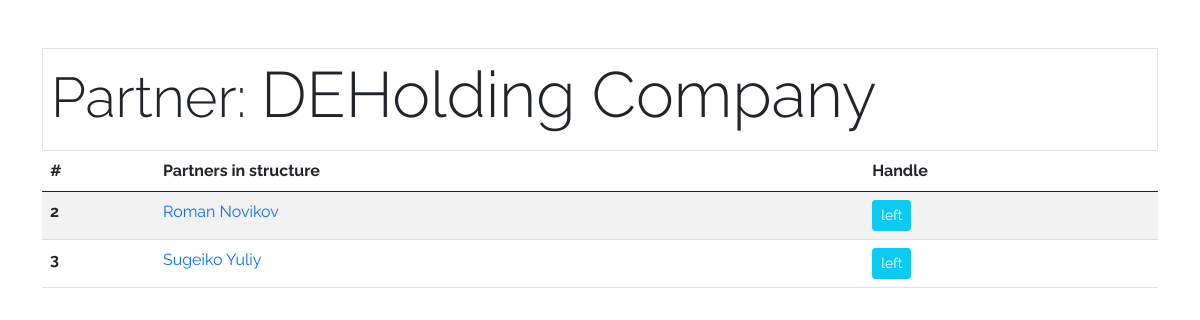
Page /index.php/mlm on the committed database.
### tables this page shows
CREATE TABLE `partners` (
  `ID` int(11) NOT NULL,
  `name` varchar(255) NOT NULL,
  `surname` varchar(255) NOT NULL,
  `status` varchar(255) NOT NULL,
  `id_up_partner` int(11) NOT NULL,
  `partner_level` int(11) NOT NULL
);

### application/controllers/Mlm.php (called while the page is built, shortened)
<?php
class Mlm extends CI_Controller {
    public function __construct()
    {
        $this->load->helper(array('form'));
        $this->load->model('Api_model', 'api');
    }
	public function index()
	{
        $data['globalId'] = 1;
        $data['partnerName'] = $this->api->getPartnerName(1);
      $data['leftSide'] = $this->api->getPartnerLeft(1);
      $this->load->view('partner', $data);
	}
}

### index.php (called while the page is built, shortened)
<?php
require_once BASEPATH.'core/CodeIgniter.php';

### application/models/Api_model.php (called while the page is built, shortened)
<?php
class Api_model extends CI_Model
{
  public function getPartnerLeft($id){
     $this->db->where('id_up_partner',$id);
    $query = $this->db->get('partners');
    return $query->result();
  }
}

### application/views/partner.php (the view, shortened to what this page needs)
<!DOCTYPE html>
<html lang="en">
<head>
    <link href="https://cdn.jsdelivr.net/npm/bootstrap@5.0.0-beta2/dist/css/bootstrap.min.css" rel="stylesheet">
</head>
<body>
<div class="container pt-5">
<div class="border p-2">
<h3 class="display-3"><small>Partner: </small><?=$partnerName;?></h3>
</div>
<table class="table table-striped">
  <thead>
    <tr>
      <th scope="col">#</th>
      <th scope="col">Partners in structure</th>
      <th scope="col">Handle</th>
    </tr>
  </thead>
  <tbody>
<?php
foreach($leftSide as $item):
if($item->ID == $globalId){}
else{
?>
    <tr>
      <th scope="row"><?=$item->ID;?> </th>
      <td><a href="/mlm/partner/<?=$item->ID;?>" class="text-decoration-none"><?=$item->name;?> <?=$item->surname;?></a></td>
      <td><button class="btn btn-sm btn-info btn-leftSide" data-id="<?=$item->ID;?>"><span class="text-white">left</span></button></td>
    </tr>
<?php
}
 endforeach;?>
  </tbody>
</table>
</div>
</body>
</html>

### application/views/partner.php (style rules this page uses)
html, body { font-family: 'Raleway', sans-serif; }

### rows in the picture
partners: ID "2", name "Roman", surname "Novikov"
partners: ID "3", name "Sugeiko", surname "Yuliy"

### other values in the picture
$partnerName "DEHolding Company"
